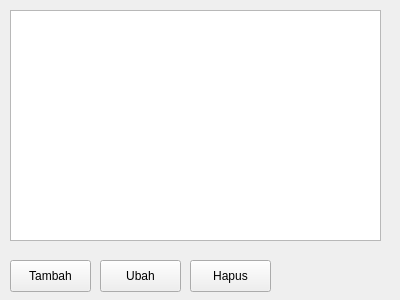
<?xml version="1.0" encoding="UTF-8"?>
<ui version="4.0">
 <class>Form</class>
 <widget class="QWidget" name="Form">
  <property name="geometry">
   <rect>
    <x>0</x>
    <y>0</y>
    <width>400</width>
    <height>300</height>
   </rect>
  </property>
  <property name="windowTitle">
   <string>Form Load Data from SQLite DB</string>
  </property>
  <widget class="QTableWidget" name="table">
   <property name="geometry">
    <rect>
     <x>10</x>
     <y>10</y>
     <width>371</width>
     <height>231</height>
    </rect>
   </property>
  </widget>
  <widget class="QPushButton" name="btnAdd">
   <property name="geometry">
    <rect>
     <x>10</x>
     <y>260</y>
     <width>81</width>
     <height>32</height>
    </rect>
   </property>
   <property name="text">
    <string>Tambah</string>
   </property>
  </widget>
  <widget class="QPushButton" name="btnEdit">
   <property name="geometry">
    <rect>
     <x>100</x>
     <y>260</y>
     <width>81</width>
     <height>32</height>
    </rect>
   </property>
   <property name="text">
    <string>Ubah</string>
   </property>
  </widget>
  <widget class="QPushButton" name="btnDelete">
   <property name="geometry">
    <rect>
     <x>190</x>
     <y>260</y>
     <width>81</width>
     <height>32</height>
    </rect>
   </property>
   <property name="text">
    <string>Hapus</string>
   </property>
  </widget>
 </widget>
 <resources/>
 <connections/>
</ui>
